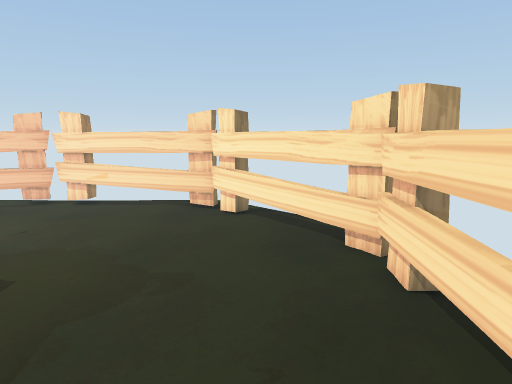
view 1 (above)

12 first-person views from a walk through a scene from a Unity 3-D project. The camera is 1.5 m above the floor, tilts 10° down and sees 75° across. The floor is counted in squares, 0.5 m on a side. Each view is taken from the middle of a square. On the plan, view 1 faces up. The plan holds only what a view shows up to about 20 squares ahead; the rest is blank.

view 2
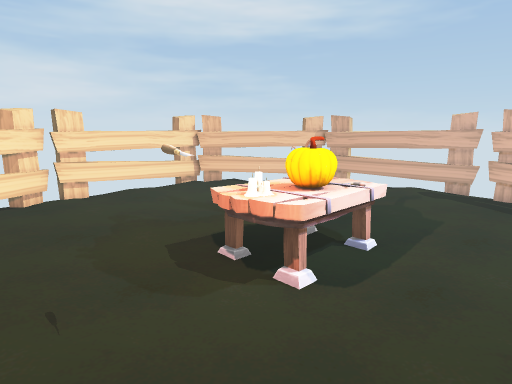

view 3
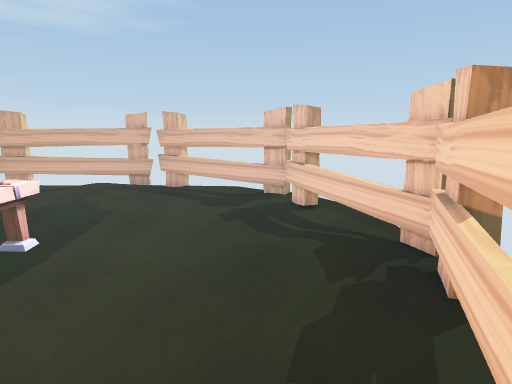

view 4
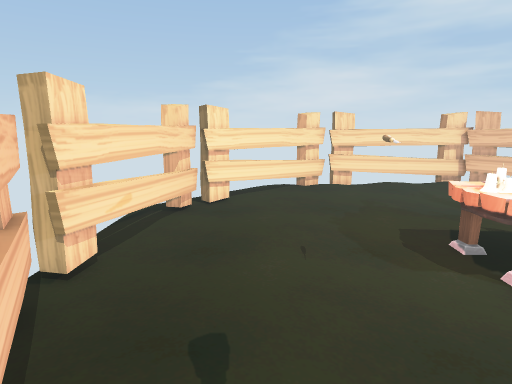

view 5
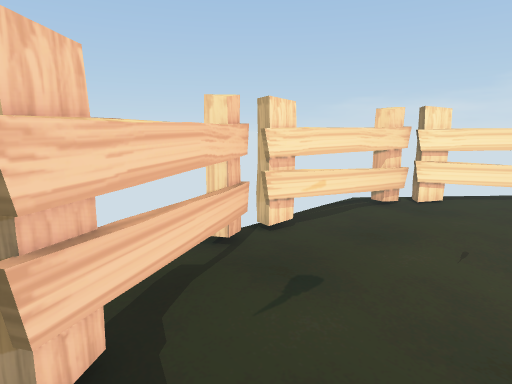

view 6
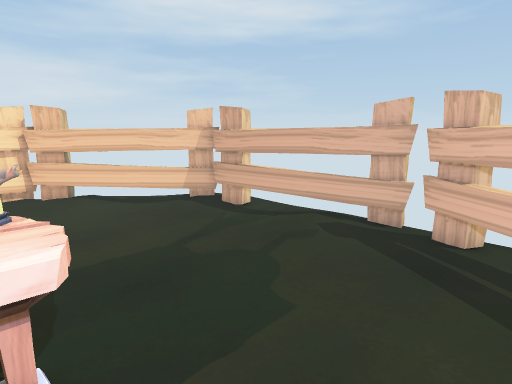

view 7
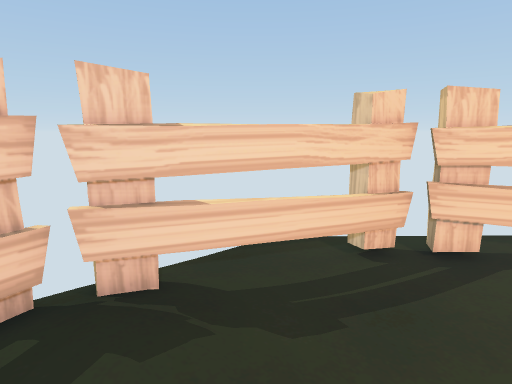

view 8
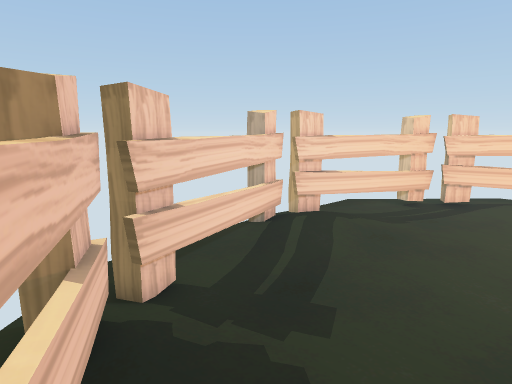

view 9
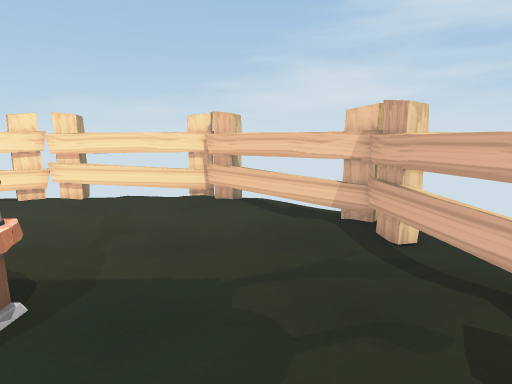

view 10
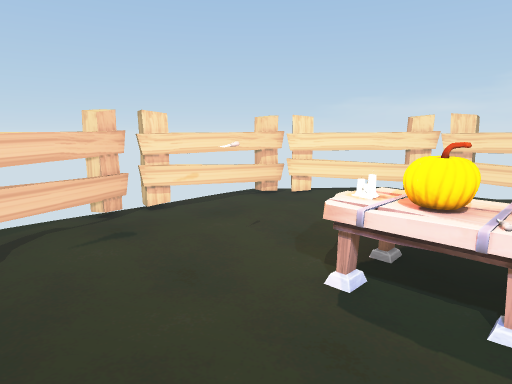

view 11
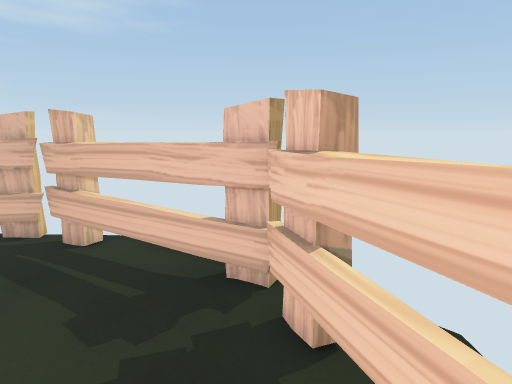

view 12
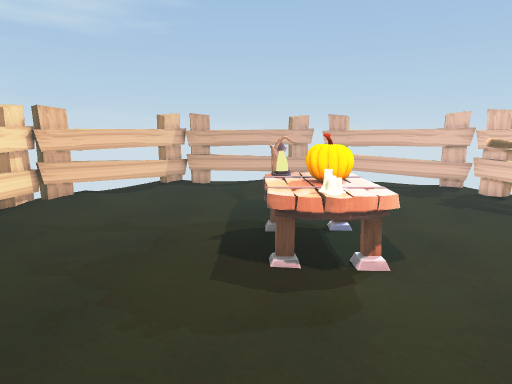

### Floor plan
Key: @ floor where view 1 was taken; # wall or solid block; x gap in a wall; . main floor; : floor 0.25 m higher than the main floor; = window, fence, low wall or low ledge; ^ raised ledge; T thing the floor can be seen under or through.
Columns run from 19 left of view 1 to 4 right of it. Each row starts with its distance up from view 1.
 15      ...##x##
 14      ..TT#.=######
 13      T=T.........###.
 12    #TT............##..
 11   ##...............=#..
 10   ##................=..
  9   #.................TT#
  8  ##..................T#
  7  ##...................#
  6 ##........^^^=........##
  5 ##::......^^^^........=
  4 x:::......=#^^.......:
  3 TT::......^^^=.......:
  2 .=........^^==........x
  1 .TT..................:#
  0 .TT................@.##
 -1 ..T.................###
 -2 ..TT................#
 -3  .TT...............##
 -4   TT==............##
 -5    ..#=T........###
 -6     ...T##..#=####
 -7      ...#####

Where each view was taken, in squares from view 1:
view 1: 0 up, 0 right, facing up
view 2: 11 up, 13 left, facing down-right
view 3: 11 up, 15 left, facing down
view 4: 11 up, 15 left, facing right
view 5: 8 up, 16 left, facing up-right
view 6: 3 up, 13 left, facing down-right
view 7: 3 up, 13 left, facing up-left
view 8: 5 down, 11 left, facing up-left
view 9: 2 down, 12 left, facing right
view 10: 2 up, 15 left, facing up-right
view 11: 3 up, 16 left, facing down
view 12: 13 up, 6 left, facing down
